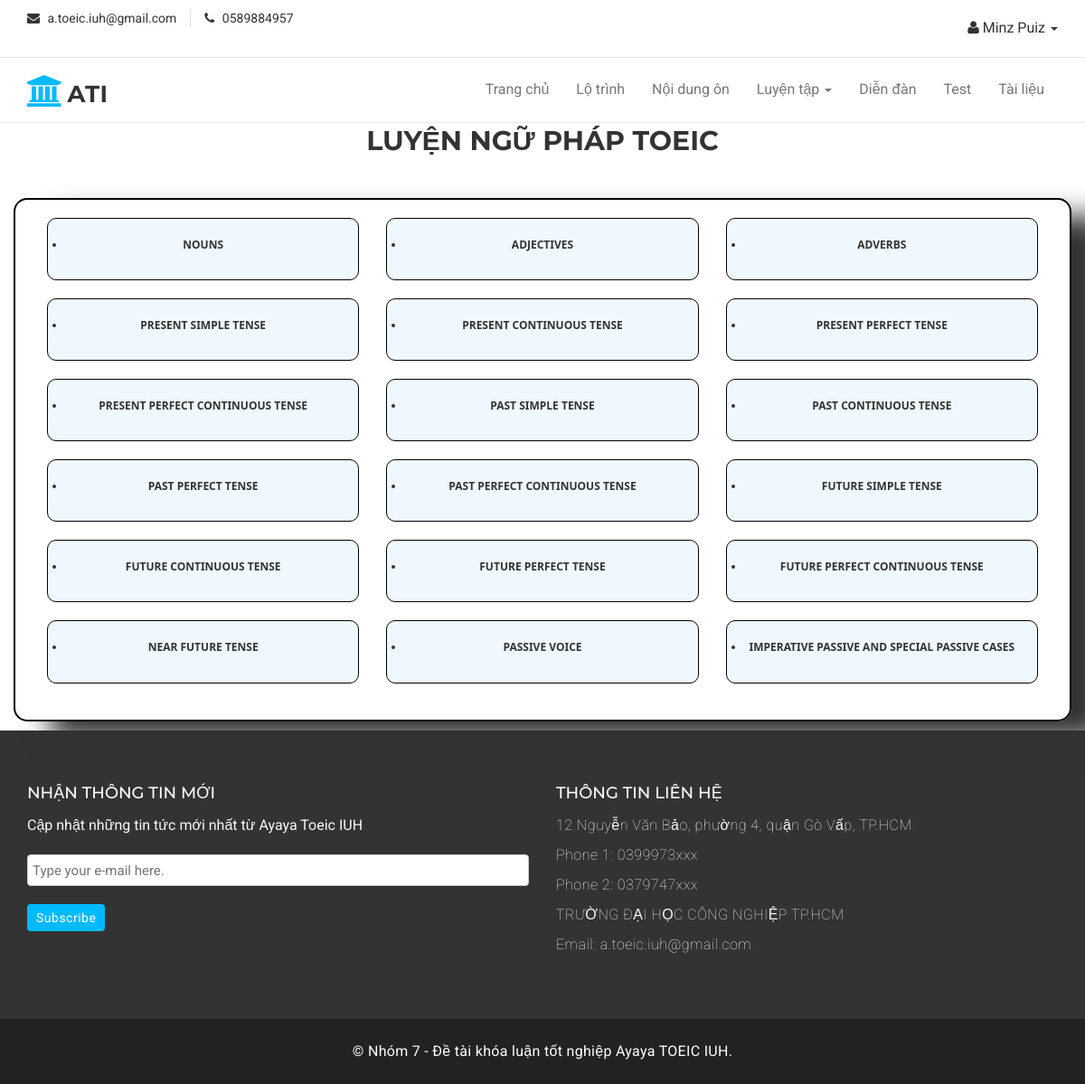
The page /view/choose_grammar.php (signed in) on the database its author committed.
### tables this page shows
CREATE TABLE `grammar` (
  `ID` int(10) NOT NULL,
  `tense_name` varchar(255) NOT NULL,
  `Description` longtext NOT NULL,
  `MaQLTL` varchar(10) NOT NULL
);

### model/mPractice.php (called while the page is built, shortened)
<?php
    class mPractice
    {
        function view_grammar()
        {
            $conn=mysqli_connect('localhost','ayayatoe','tP94l7nyXH(9#B','ayayatoe_toeic');
		    mysqli_set_charset($conn ,'utf8');
            if($conn)
            {
                $sql = "select *from grammar";
                $qr = mysqli_query($conn, $sql);
                return $qr;
            }
            else
            {
                return false;
            }
        }
    }
?>

### controller/cPractice.php (called while the page is built, shortened)
<?php
    include_once('../model/mPractice.php');
    class cPractice
    {
        function view_grammar()
        {
            $p= new mPractice();
            $r = $p->view_grammar();
            return $r;
        }
    }
?>

### view/choose_grammar.php (the view, shortened to what this page needs)
<?php
include('header.php')
?>
<!DOCTYPE html>
<html lang="en">
<head>
    <link rel="stylesheet" href="../assets/css/practice/choose.css">
</head>
<body>
    <div id="khung" class="container">
        <div class="row">
            <h2 style="text-align: center;">LUYỆN NGỮ PHÁP TOEIC</h1>
                <div class="col-md-2"></div>
                <p><br></p>
                <div id="grammar-select" class="col-md-8">
                    <?php
                        include_once('../controller/cPractice.php');
                        $p=new cPractice();
                        $hien = $p->view_grammar();
                        while($row = mysqli_fetch_assoc($hien)){
                            ?>
                    <div id="left" class="col-lg-4 col-md-6 col-sm-12">
                        <div class="grammar_item"><a href="practice_grammar.php?type=<?php echo $row['tense_name']; ?>&id=<?php echo $row['ID']; ?>">
                                <p><?php echo $row['tense_name']; ?></p>
                            </a></div>
                    </div>
                    <?php
                        }
                    ?>
                </div>
        </div>
    </div>
</body>
<?php
include('footer.php')
?>
</html>

### assets/css/style.css (style rules this page uses)
body { background-color: #ffffff; font-family: "Roboto", sans-serif; color: #333333; font-size: 16px; overflow-x: hidden; }
a { text-decoration: none; color: #333333; }
h1, h2, h3, h4, h5, h6 { font-family: "Montserrat", sans-serif; }
h2 { font-size: 30px; font-weight: 700; line-height: 40px; margin: 0; }

### assets/css/practice/choose.css (style rules this page uses)
* { margin: 0; padding: 0; box-sizing: border-box; }
#grammar-select { width: 100%; margin: 10px auto; padding: 20px; border: 2px solid black; border-radius: 15px; background-color: hsla(0, 0%, 100%, .6); position: relative; box-shadow: 40px 20px 30px; }
#khung { display: flex; flex-wrap: wrap; align-items: stretch; }
.col-md-8 { overflow: hidden; }
.grammar_item { width: 100%; border: 1px solid black; background-color: aliceblue; border-radius: 10px; padding: 20px; margin-bottom: 20px; font-size: 18px; text-align: center; }
.col-lg-4 p { text-align: center; font-family: 'Segoe UI', Tahoma, Geneva, Verdana, sans-serif; font-weight: bolder; font-size: 12px; text-decoration: none; display: list-item; cursor: pointer; }

### rows shown on the page
grammar: tense_name "NOUNS"
grammar: tense_name "ADJECTIVES"
grammar: tense_name "ADVERBS"
grammar: tense_name "PRESENT SIMPLE TENSE"
grammar: tense_name "PRESENT CONTINUOUS TENSE"
grammar: tense_name "PRESENT PERFECT TENSE"
grammar: tense_name "PRESENT PERFECT CONTINUOUS TENSE"
grammar: tense_name "PAST SIMPLE TENSE"
grammar: tense_name "PAST CONTINUOUS TENSE"
grammar: tense_name "PAST PERFECT TENSE"
grammar: tense_name "PAST PERFECT CONTINUOUS TENSE"
grammar: tense_name "FUTURE SIMPLE TENSE"
grammar: tense_name "FUTURE CONTINUOUS TENSE"
grammar: tense_name "FUTURE PERFECT TENSE"
grammar: tense_name "FUTURE PERFECT CONTINUOUS TENSE"
grammar: tense_name "NEAR FUTURE TENSE"
grammar: tense_name "PASSIVE VOICE"
grammar: tense_name "IMPERATIVE PASSIVE AND SPECIAL PASSIVE CASES"

### other values the page prints
$r['TenUser'] "Minz Puiz"
